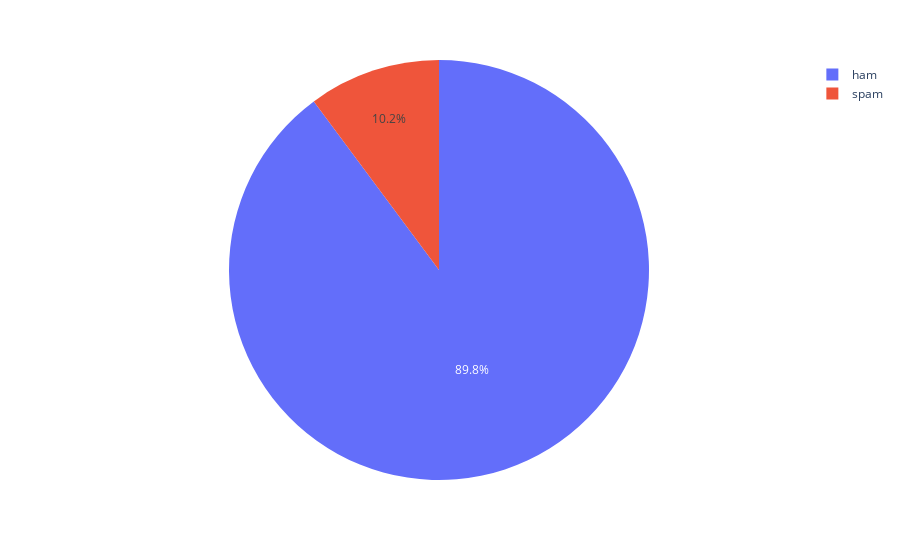

Notebook source saved alongside this figure:
### Markdown cell above
### Plotting Pie Chart for all categories (Spam and Ham Reviews)

### Code cell
# 1. Spam and Ham Reviews 

series_spam_ham = visualize_data['classification'].value_counts()
spam_ham = pd.DataFrame(series_spam_ham)
spam_ham = spam_ham.reset_index()
spam_ham.columns = ['classification', 'count']
display(spam_ham)

fig = px.pie(spam_ham,
             values='count',
             names='classification')
display(fig)

### Figure 1 — Plotly figure (JSON) as saved in the notebook; plotly's stock layout.template omitted (floating-point values rounded to 4 significant figures)
{"data": [{"domain": {"x": [0, 1], "y": [0, 1]}, "hovertemplate": "classification=%{label}<br>count=%{value}<extra></extra>", "labels": ["ham", "spam"], "legendgroup": "", "name": "", "showlegend": true, "type": "pie", "values": [19018, 2152]}], "layout": {"legend": {"tracegroupgap": 0}, "margin": {"t": 60}}}
